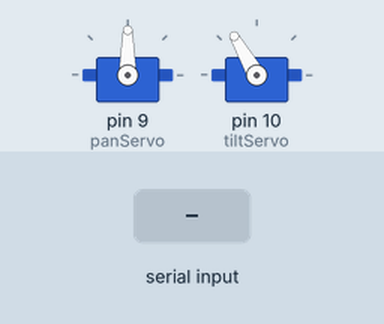
This sketch was run on a simulated Arduino Uno, built with avr-gcc and run on an emulated ATmega328P. Shown: 2 × servo. The inputs (shaded band) are chosen by the test bench.

Above: at 1.2 s.
1.3 s: "90,45\n" received over Serial
At 1.6 s:
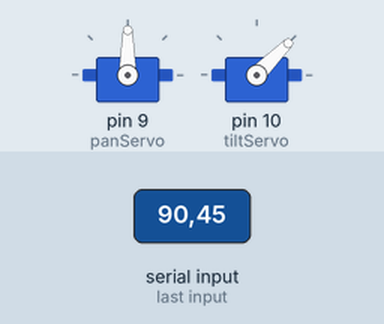
2.8 s: "30,150\n" received over Serial
At 4.0 s:
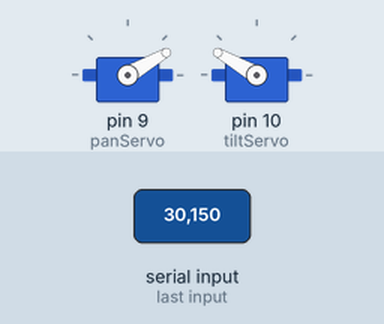
4.3 s: "1,90\n" received over Serial
At 5.1 s:
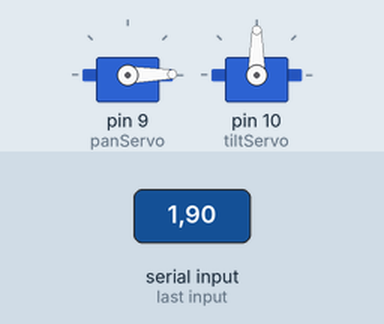
Timing chart, 0 to 7.3 s (numbered marks = the images above; inputs shaded):
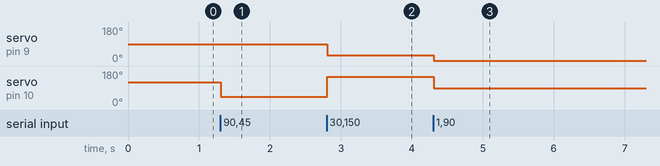

The sketch:

final0.ino
```cpp
#include <Servo.h>

// Create servo objects to control the pan and tilt motors
Servo panServo;
Servo tiltServo;

// Initial positions (Center/Neutral)
int pan = 90;
int tilt = 120;

void setup() {
  // Initialize serial communication at 9600 bits per second
  Serial.begin(9600);

  // Attach the servos to the corresponding digital pins
  panServo.attach(9);   // Connect Pan Servo to Pin 9
  tiltServo.attach(10); // Connect Tilt Servo to Pin 10

  // Move servos to initial starting positions
  panServo.write(pan);
  tiltServo.write(tilt);
}

void loop() {
  // Check if data is available to read from the serial port
  if (Serial.available()) {
    // Read the incoming string until a newline character is received
    String input = Serial.readStringUntil('\n');
    input.trim(); // Remove any leading/trailing whitespace

    // Data format expected: "PanValue,TiltValue" (e.g., "90,120")
    int commaIndex = input.indexOf(',');

    // Ensure the data contains a comma and is valid
    if (commaIndex > 0) {
      // Split the string into two parts and convert to integers
      int panVal = input.substring(0, commaIndex).toInt();
      int tiltVal = input.substring(commaIndex + 1).toInt();

      // Safety Constraint: Ensure angles stay within the 0-180 degree range
      panVal = constrain(panVal, 0, 180);
      tiltVal = constrain(tiltVal, 0, 180);

      // Write the received angles to the servos
      panServo.write(panVal);
      tiltServo.write(tiltVal);
    }
  }
}
```

Measured:
- after the input at 1.3 s, servo on pin 10 (tiltServo): 120° → 45° at once
- after the input at 2.8 s, servo on pin 9 (panServo): 90° → 30° at once; servo on pin 10 (tiltServo): 45° → 150° at once
- after the input at 4.3 s, servo on pin 9 (panServo): 30° → 1° at once; servo on pin 10 (tiltServo): 150° → 90° at once
